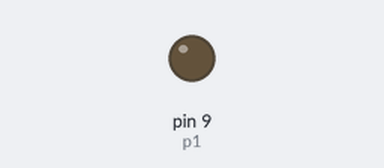
Simulated run of this sketch. Board: Arduino Uno, built with avr-gcc and run on an emulated ATmega328P. Parts: output pins drawn as LEDs (lit = HIGH).

Above: at 0.05 s.
At 1.25 s:
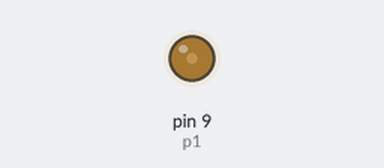
At 2.5 s:
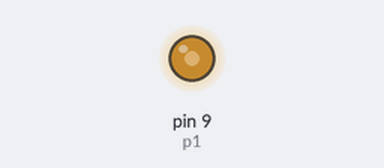
At 5.0 s:
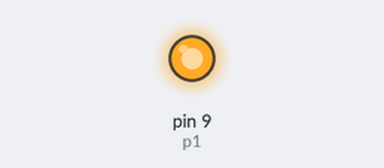
Timing chart, 0 to 6.5 s (numbered marks = the images above):
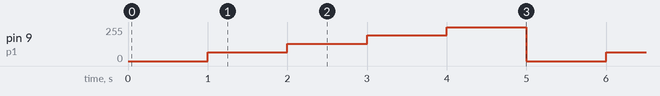

The sketch:

AnalogWrite_1.ino
```cpp
int p1=9;
void setup() {
  // put your setup code here, to run once:
pinMode(p1,OUTPUT);

}

void loop() {
  // put your main code here, to run repeatedly:
analogWrite(p1, 0);
delay(1000);

analogWrite(p1, 64);
delay(1000);

analogWrite(p1, 128);
delay(1000);

analogWrite(p1, 192);
delay(1000);

analogWrite(p1, 255);
delay(1000);
}
```

Measured:
- by itself, pin 9 (p1): repeats every 5.0 s: 128/255 1.0 s, 192/255 1.0 s, 255/255 1.0 s, 0/255 1.0 s, 64/255 1.0 s
